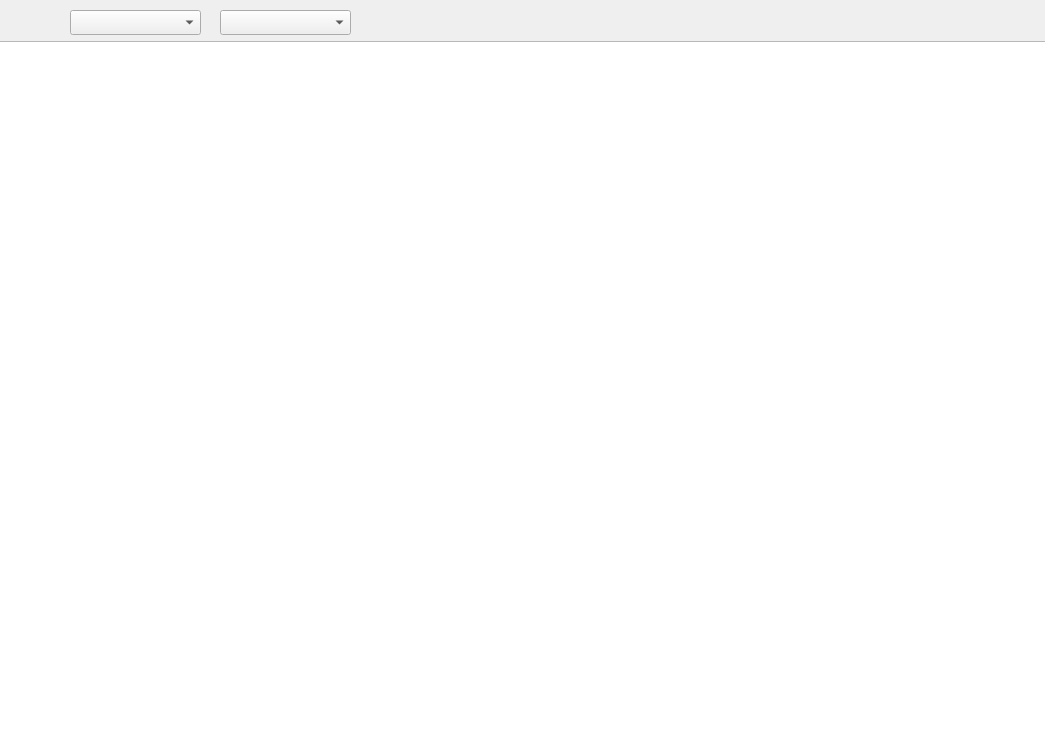
<?xml version="1.0" encoding="UTF-8"?>
<ui version="4.0">
 <class>Form</class>
 <widget class="QWidget" name="Form">
  <property name="geometry">
   <rect>
    <x>0</x>
    <y>0</y>
    <width>1045</width>
    <height>740</height>
   </rect>
  </property>
  <property name="windowTitle">
   <string>Form</string>
  </property>
  <widget class="QTableView" name="tableView">
   <property name="geometry">
    <rect>
     <x>-5</x>
     <y>41</y>
     <width>1051</width>
     <height>701</height>
    </rect>
   </property>
  </widget>
  <widget class="QComboBox" name="comboBox">
   <property name="geometry">
    <rect>
     <x>70</x>
     <y>10</y>
     <width>131</width>
     <height>25</height>
    </rect>
   </property>
  </widget>
  <widget class="QComboBox" name="comboBox_2">
   <property name="geometry">
    <rect>
     <x>220</x>
     <y>10</y>
     <width>131</width>
     <height>25</height>
    </rect>
   </property>
  </widget>
 </widget>
 <resources/>
 <connections/>
</ui>
